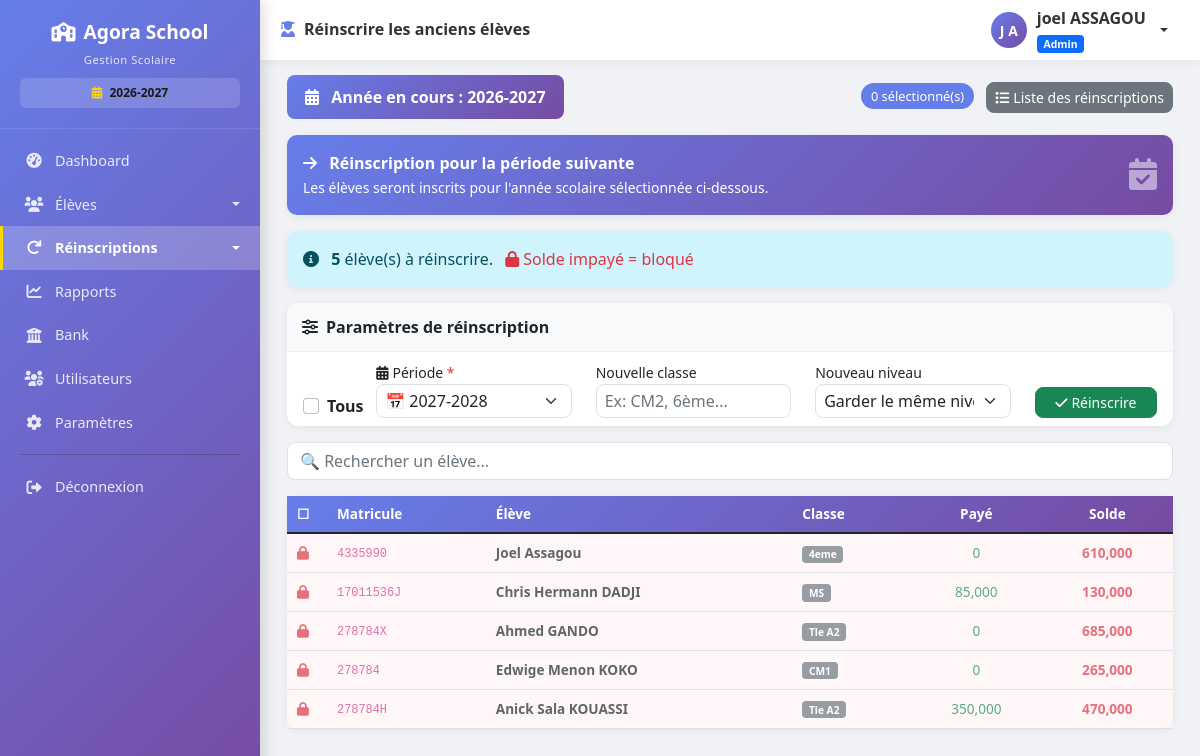
/reinscriptions/anciens (signed in), run on the app's committed database.
### models.py (models this page shows, shortened)
class Parametre(db.Model):
    __tablename__ = 'parametres'
    id = db.Column(db.Integer, primary_key=True)
    cle = db.Column(db.String(100), unique=True, nullable=False)
    valeur = db.Column(db.String(500))
    description = db.Column(db.String(200))
    date_modification = db.Column(db.DateTime, default=datetime.utcnow, onupdate=datetime.utcnow)

class User(UserMixin, db.Model):
    __tablename__ = 'users'
    id = db.Column(db.Integer, primary_key=True)
    username = db.Column(db.String(80), unique=True, nullable=False, index=True)
    password_hash = db.Column(db.String(200), nullable=False)
    nom = db.Column(db.String(100), nullable=False)
    prenom = db.Column(db.String(100), nullable=False)
    role = db.Column(db.String(20), default='user')  # admin, comptable, user
    actif = db.Column(db.Boolean, default=True)
    created_at = db.Column(db.DateTime, default=datetime.utcnow)
    last_login = db.Column(db.DateTime, nullable=True)
    @property
    def nom_complet(self):
        return f"{self.prenom} {self.nom}"

class Eleve(db.Model):
    __tablename__ = 'eleves'
    id = db.Column(db.Integer, primary_key=True)
    nom = db.Column(db.String(100), nullable=False)
    prenom = db.Column(db.String(100), nullable=False)
    classe = db.Column(db.String(50), nullable=False)
    genre = db.Column(db.String(1))
    date_naissance = db.Column(db.Date, nullable=True)
    lieu_naissance = db.Column(db.String(100))
    matricule = db.Column(db.String(50), unique=True, nullable=False)
    nom_parent = db.Column(db.String(200))
    profession_parent = db.Column(db.String(200))
    employeur = db.Column(db.String(200))
    telephone_parent = db.Column(db.String(20))
    adresse = db.Column(db.String(200))
    est_affecte_etat = db.Column(db.Boolean, default=False)
    reference_affectation = db.Column(db.String(100))
    organisme_affectation = db.Column(db.String(100), default='État')
    sous_groupe_id = db.Column(db.Integer, db.ForeignKey('sous_groupes.id'), nullable=True)
    transport_option_id = db.Column(db.Integer, db.ForeignKey('options_transport.id'), nullable=True)
    cantine_option_id = db.Column(db.Integer, db.ForeignKey('options_cantine.id'), nullable=True)
    renforcement_inscrit = db.Column(db.Boolean, default=False)
    frais_tenue = db.Column(db.Float, default=0)
    frais_droit_examen = db.Column(db.Float, default=0)
    frais_scolarite = db.Column(db.Float, default=0)
    montant_paye = db.Column(db.Float, default=0)
    date_inscription = db.Column(db.DateTime, default=datetime.utcnow)
    date_modification = db.Column(db.DateTime, default=datetime.utcnow, onupdate=datetime.utcnow)
    actif = db.Column(db.Boolean, default=True)
    commentaire = db.Column(db.Text)
    annee_scolaire = db.Column(db.String(20), default='2026-2027')
    reinscrit = db.Column(db.Boolean, default=False)
    date_reinscription = db.Column(db.DateTime, nullable=True)
    reinscrit_par = db.Column(db.String(100), nullable=True)
    paiements = db.relationship('Paiement', backref='eleve', lazy=True, cascade='all, delete-orphan')
    @property
    def frais_scolarite_total(self):
        return self.frais_scolarite or 0
    @property
    def solde(self):
        return self.frais_scolarite_total - self.montant_paye
    @property
    def nom_complet(self):
        return f"{self.prenom} {self.nom}"

### routes.py (the view)
@app.route('/reinscriptions/anciens')
@login_required
def reinscrire_anciens():
    if current_user.role not in ['admin', 'comptable']:
        flash('Accès non autorisé', 'danger')
        return redirect(url_for('liste_eleves'))
    annee_active = get_annee_active()
    annees_disponibles = get_annees_scolaires()  # 🔥 Liste depuis les paramètres
    anciens = Eleve.query.filter(
        Eleve.actif == True,
        Eleve.reinscrit == False
    ).order_by(Eleve.nom, Eleve.prenom).all()
    sous_groupes = SousGroupe.query.order_by(SousGroupe.groupe_id, SousGroupe.ordre).all()
    periode_suivante = get_periode_suivante()
    return render_template('reinscriptions/anciens.html',
                         eleves=anciens,
                         annee_active=annee_active,
                         annees_disponibles=annees_disponibles,  # 🔥 Ajouté
                         periode_suivante=periode_suivante,      # 🔥 Ajouté
                         sous_groupes=sous_groupes)

### templates/reinscriptions/anciens.html (shortened to what this page needs)
{% extends "base.html" %}
{% block page_title %}
<i class="fas fa-user-graduate me-2" style="color: #667eea;"></i>Réinscrire les anciens élèves
{% endblock %}
{% block content %}
<div class="container-fluid">
    <div class="d-flex justify-content-between align-items-center mb-3">
        <div class="periode-badge">
            <i class="fas fa-calendar-alt me-2"></i>
            <strong>Année en cours : {{ annee_active }}</strong>
        </div>
        <div>
            <span class="counter-badge me-2" id="compteurSelection">0 sélectionné(s)</span>
            <a href="{{ url_for('liste_reinscriptions') }}" class="btn btn-secondary btn-sm">
                <i class="fas fa-list me-1"></i>Liste des réinscriptions
            </a>
        </div>
    </div>
    <div class="alert alert-periode mb-3">
        <div class="row align-items-center">
            <div class="col-md-8">
                <i class="fas fa-arrow-right me-2"></i>
                <strong>Réinscription pour la période suivante</strong>
                <br><small>Les élèves seront inscrits pour l'année scolaire sélectionnée ci-dessous.</small>
            </div>
            <div class="col-md-4 text-end">
                <i class="fas fa-calendar-check fa-2x opacity-50"></i>
            </div>
        </div>
    </div>
    <div class="alert alert-info">
        <i class="fas fa-info-circle me-2"></i>
        <strong>{{ eleves|length }}</strong> élève(s) à réinscrire.
        <span class="text-danger ms-2"><i class="fas fa-lock me-1"></i>Solde impayé = bloqué</span>
    </div>
    {% if eleves|length > 0 %}
    <div class="card mb-3 border-primary">
        <div class="card-header bg-light">
            <strong><i class="fas fa-sliders-h me-2"></i>Paramètres de réinscription</strong>
        </div>
        <div class="card-body py-2">
            <div class="row align-items-end">
                <div class="col-md-1">
                    <div class="form-check mb-0">
                        <input class="form-check-input" type="checkbox" id="selectAll" onchange="toggleAll()">
                        <label class="form-check-label fw-bold" for="selectAll">Tous</label>
                    </div>
                </div>
                <div class="col-md-3">
                    <label class="form-label mb-0 small">
                        <i class="fas fa-calendar-alt me-1"></i>Période <span class="text-danger">*</span>
                    </label>
                    <select id="periodeReinscription" class="form-select form-select-sm" required>
                        {% for annee in annees_disponibles %}
                        <option value="{{ annee }}" {% if annee == periode_suivante %}selected{% endif %}>
                            📅 {{ annee }}
                        </option>
                        {% endfor %}
                    </select>
                </div>
                <div class="col-md-3">
                    <label class="form-label mb-0 small">Nouvelle classe</label>
                    <input type="text" id="nouvelleClasseGlobale" class="form-control form-control-sm"
                           placeholder="Ex: CM2, 6ème...">
                </div>
                <div class="col-md-3">
                    <label class="form-label mb-0 small">Nouveau niveau</label>
                    <select id="nouveauSousGroupeGlobal" class="form-select form-select-sm">
                        <option value="">Garder le même niveau</option>
                    </select>
                </div>
                <div class="col-md-2">
                    <button class="btn btn-success btn-sm w-100" onclick="reinscrireSelection()" id="btnReinscrireSelection">
                        <i class="fas fa-check me-1"></i>Réinscrire
                    </button>
                </div>
            </div>
        </div>
    </div>
    <div class="mb-3">
        <input type="text" id="searchEleve" class="form-control" placeholder="🔍 Rechercher un élève...">
    </div>
    <div class="card">
        <div class="card-body p-0">
            <div class="table-responsive">
                <table class="table table-hover mb-0" id="elevesTable">
                    <thead style="background: linear-gradient(135deg, #667eea 0%, #764ba2 100%); color: white;">
                        <tr>
                            <th width="40">☐</th>
                            <th>Matricule</th>
                            <th>Élève</th>
                            <th>Classe</th>
                            <th class="text-center">Payé</th>
                            <th class="text-center">Solde</th>
                        </tr>
                    </thead>
                    <tbody>
                        {% for eleve in eleves %}
                        <tr class="{% if eleve.solde > 0 %}bloque{% endif %}" id="row{{ eleve.id }}">
                            <td>
                                {% if eleve.solde <= 0 %}
                                <input class="form-check-input eleve-checkbox" type="checkbox"
                                       value="{{ eleve.id }}"
                                       data-nom="{{ eleve.nom_complet }}"
                                       data-classe="{{ eleve.classe }}"
                                       data-sousgroupe="{{ eleve.sous_groupe_id or '' }}"
                                       onchange="updateCounter()">
                                {% else %}
                                <i class="fas fa-lock text-danger" title="Solde : {{ '{:,.0f}'.format(eleve.solde) }} FCFA"></i>
                                {% endif %}
                            </td>
                            <td><code>{{ eleve.matricule }}</code></td>
                            <td><strong>{{ eleve.nom_complet }}</strong></td>
                            <td><span class="badge bg-secondary">{{ eleve.classe }}</span></td>
                            <td class="text-center text-success">{{ "{:,.0f}".format(eleve.montant_paye) }}</td>
                            <td class="text-center {% if eleve.solde > 0 %}text-danger fw-bold{% else %}text-success{% endif %}">
                                {{ "{:,.0f}".format(eleve.solde) }}
                            </td>
                        </tr>
                        {% endfor %}
                    </tbody>
                </table>
            </div>
        </div>
    </div>
    {% else %}
    <div class="text-center py-5">
        <i class="fas fa-check-circle fa-4x text-success mb-3"></i>
        <h4>Tous les élèves sont déjà réinscrits ! 🎉</h4>
        <a href="{{ url_for('liste_reinscriptions') }}" class="btn btn-primary mt-3">Voir les réinscriptions</a>
    </div>
    {% endif %}
</div>
{% endblock %}

### templates/base.html (shortened to what this page needs)
<!DOCTYPE html>
<html lang="fr">
<head>
    <link href="https://cdn.jsdelivr.net/npm/bootstrap@5.1.3/dist/css/bootstrap.min.css" rel="stylesheet">
    <link rel="stylesheet" href="https://cdnjs.cloudflare.com/ajax/libs/font-awesome/6.0.0/css/all.min.css">
    <link href="https://cdn.datatables.net/1.11.5/css/dataTables.bootstrap5.min.css" rel="stylesheet">
</head>
<body>
    <div class="app-layout">
        {% if current_user.is_authenticated %}
        <aside class="sidebar" id="sidebar">
            <div class="sidebar-logo">
                <h4><i class="fas fa-school me-2"></i>Agora School</h4>
                <small>Gestion Scolaire</small>
                {% set annee_active = parametres_ecole.get('annee_scolaire_active', '2025-2026') if parametres_ecole else '2025-2026' %}
                <div style="margin-top: 8px; padding: 6px 10px; background: rgba(255,255,255,0.15); border-radius: 6px; font-size: 0.75rem;">
                    <i class="fas fa-calendar-alt me-1" style="color: #ffd700;"></i>
                    <strong style="color: #1b1a16;">{{ annee_active }}</strong>
                </div>
            </div>
            <nav class="sidebar-nav">
                {% if current_user.role == 'admin' %}
                <a class="nav-link {% if request.endpoint == 'dashboard' %}active{% endif %}"
                   href="{{ url_for('dashboard') }}">
                    <i class="fas fa-tachometer-alt"></i> Dashboard
                </a>
                {% endif %}
                <div class="eleves-dropdown">
                    <a class="nav-link dropdown-toggle {% if request.endpoint == 'liste_eleves' %}active{% endif %}"
                       href="#" onclick="toggleSidebarDropdown(event, this)">
                        <i class="fas fa-users"></i> Élèves
                    </a>
                </div>
                {% if current_user.role in ['admin', 'comptable'] %}
                <div class="eleves-dropdown">
                    <a class="nav-link dropdown-toggle {% if request.endpoint in ['liste_reinscriptions', 'reinscrire_anciens'] %}active{% endif %}"
                       href="#" onclick="toggleSidebarDropdown(event, this)">
                        <i class="fas fa-redo"></i> Réinscriptions
                    </a>
                </div>
                {% endif %}
                {% if current_user.role in ['admin', 'comptable'] %}
                <a class="nav-link {% if request.endpoint == 'rapports' %}active{% endif %}"
                   href="{{ url_for('rapports') }}">
                    <i class="fas fa-chart-line"></i> Rapports
                </a>
                <a class="nav-link {% if request.endpoint == 'bank' %}active{% endif %}"
                   href="{{ url_for('bank') }}">
                    <i class="fas fa-university"></i> Bank
                </a>
                {% endif %}
                {% if current_user.role == 'admin' %}
                <a class="nav-link {% if request.endpoint == 'liste_utilisateurs' %}active{% endif %}"
                   href="{{ url_for('liste_utilisateurs') }}">
                    <i class="fas fa-users-cog"></i> Utilisateurs
                </a>
                <a class="nav-link {% if request.endpoint == 'parametres' %}active{% endif %}"
                   href="{{ url_for('parametres') }}">
                    <i class="fas fa-cog"></i> Paramètres
                </a>
                {% endif %}
                <hr>
                <a class="nav-link" href="{{ url_for('logout') }}">
                    <i class="fas fa-sign-out-alt"></i> Déconnexion
                </a>
            </nav>
        </aside>
        {% endif %}
        <main class="main-area">
            {% if current_user.is_authenticated %}
            <header class="topbar">
                <div class="d-flex align-items-center gap-2">
                    <h5>{% block page_title %}Gestion utilisateur{% endblock %}</h5>
                </div>
                <div class="dropdown">
                    <a href="#" class="user-dropdown dropdown-toggle" data-bs-toggle="dropdown" aria-label="Menu utilisateur">
                        <div class="user-avatar">
                            {{ current_user.prenom[0]|upper if current_user.prenom else current_user.username[0]|upper }}
                            {{ current_user.nom[0]|upper if current_user.nom else '' }}
                        </div>
                        <div class="d-none d-md-block text-start">
                            <strong>{{ current_user.nom_complet or current_user.username }}</strong>
                            <div>
                                <span class="badge bg-{{ 'primary' if current_user.role == 'admin' else 'warning' if current_user.role == 'comptable' else 'info' }}"
                                      style="font-size:0.65rem;">
                                    {{ current_user.role|capitalize }}
                                </span>
                            </div>
                        </div>
                    </a>
                </div>
            </header>
            {% endif %}
            <div class="page-content" id="pageContent">
                {% block content %}{% endblock %}
            </div>
        </main>
    </div>
</body>
</html>

### data on the page
Parametre: valeur "2026-2027"
User: prenom "J", nom "A", prenom+nom "joel ASSAGOU", role "Admin"
Eleve: matricule "4335990", nom_complet "Joel Assagou", classe "4eme", montant_paye "0", solde "610,000"
Eleve: matricule "17011536J", nom_complet "Chris Hermann DADJI", classe "MS", montant_paye "85,000", solde "130,000"
Eleve: matricule "278784X", nom_complet "Ahmed GANDO", classe "Tle A2", montant_paye "0", solde "685,000"
Eleve: matricule "278784", nom_complet "Edwige Menon KOKO", classe "CM1", montant_paye "0", solde "265,000"
Eleve: matricule "278784H", nom_complet "Anick Sala KOUASSI", classe "Tle A2", montant_paye "350,000", solde "470,000"

### other printed values
{{ eleves|length }} "5"
